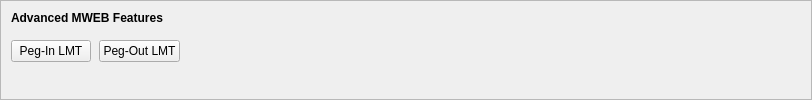
    <widget class="QFrame" name="frameMWEBFeatures">
     <property name="sizePolicy">
      <sizepolicy hsizetype="Expanding" vsizetype="Expanding">
       <horstretch>0</horstretch>
       <verstretch>0</verstretch>
      </sizepolicy>
     </property>
     <property name="maximumSize">
      <size>
       <width>16777215</width>
       <height>16777215</height>
      </size>
     </property>
     <property name="frameShape">
      <enum>QFrame::StyledPanel</enum>
     </property>
     <property name="frameShadow">
      <enum>QFrame::Sunken</enum>
     </property>
     <layout class="QVBoxLayout" name="verticalLayoutMWEBFeatures2">
      <property name="spacing">
       <number>0</number>
      </property>
      <property name="leftMargin">
       <number>0</number>
      </property>
      <property name="topMargin">
       <number>0</number>
      </property>
      <property name="rightMargin">
       <number>0</number>
      </property>
      <property name="bottomMargin">
       <number>6</number>
      </property>
      <item>
       <layout class="QVBoxLayout" name="verticalLayoutMWEBFeatures" stretch="0,0,1">
        <property name="spacing">
         <number>0</number>
        </property>
        <property name="leftMargin">
         <number>10</number>
        </property>
        <property name="topMargin">
         <number>10</number>
        </property>
        <item>
         <layout class="QHBoxLayout" name="horizontalLayoutMWEBFeatures1">
          <property name="bottomMargin">
           <number>15</number>
          </property>
          <item>
           <widget class="QLabel" name="labelMWEBFeatures">
            <property name="sizePolicy">
             <sizepolicy hsizetype="Preferred" vsizetype="Maximum">
              <horstretch>0</horstretch>
              <verstretch>0</verstretch>
             </sizepolicy>
            </property>
            <property name="font">
             <font>
              <weight>75</weight>
              <bold>true</bold>
             </font>
            </property>
            <property name="styleSheet">
             <string notr="true">font-weight:bold;</string>
            </property>
            <property name="text">
             <string>Advanced MWEB Features</string>
            </property>
           </widget>
          </item>
         </layout>
        </item>
        <item>
         <layout class="QHBoxLayout" name="horizontalLayoutMWEBFeatures2" stretch="0,0,0">
          <property name="spacing">
           <number>8</number>
          </property>
          <property name="bottomMargin">
           <number>10</number>
          </property>
          <item>
           <widget class="QPushButton" name="pushButtonMWEBPegIn">
            <property name="styleSheet">
             <string notr="true"/>
            </property>
            <property name="text">
             <string>Peg-In LMT</string>
            </property>
            <property name="checkable">
             <bool>true</bool>
            </property>
            <property name="autoDefault">
             <bool>false</bool>
            </property>
           </widget>
          </item>
          <item>
           <widget class="QPushButton" name="pushButtonMWEBPegOut">
            <property name="styleSheet">
             <string notr="true"/>
            </property>
            <property name="text">
             <string>Peg-Out LMT</string>
            </property>
            <property name="checkable">
             <bool>true</bool>
            </property>
            <property name="autoDefault">
             <bool>false</bool>
            </property>
           </widget>
          </item>
          <item>
           <spacer name="horizontalSpacerMWEBFeatures">
            <property name="orientation">
             <enum>Qt::Horizontal</enum>
            </property>
            <property name="sizeHint" stdset="0">
             <size>
              <width>40</width>
              <height>1</height>
             </size>
            </property>
           </spacer>
          </item>
         </layout>
        </item>
        <item>
         <spacer name="verticalSpacerMWEBFeatures">
          <property name="orientation">
           <enum>Qt::Vertical</enum>
          </property>
          <property name="sizeHint" stdset="0">
           <size>
            <width>800</width>
            <height>1</height>
           </size>
          </property>
         </spacer>
        </item>
       </layout>
      </item>
     </layout>
    </widget>
